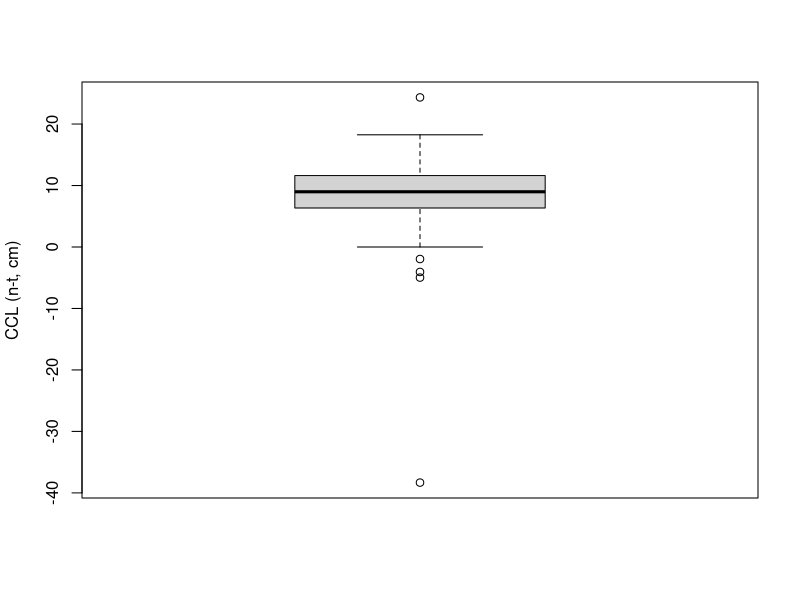
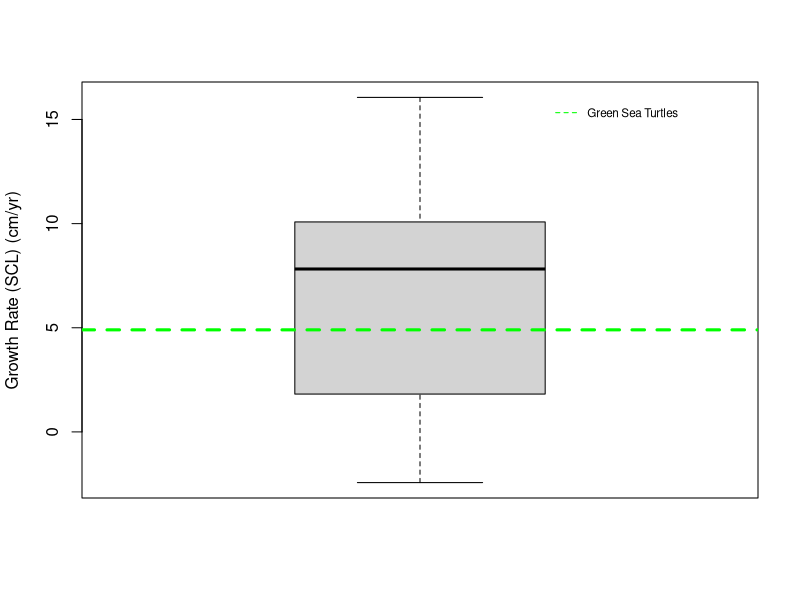
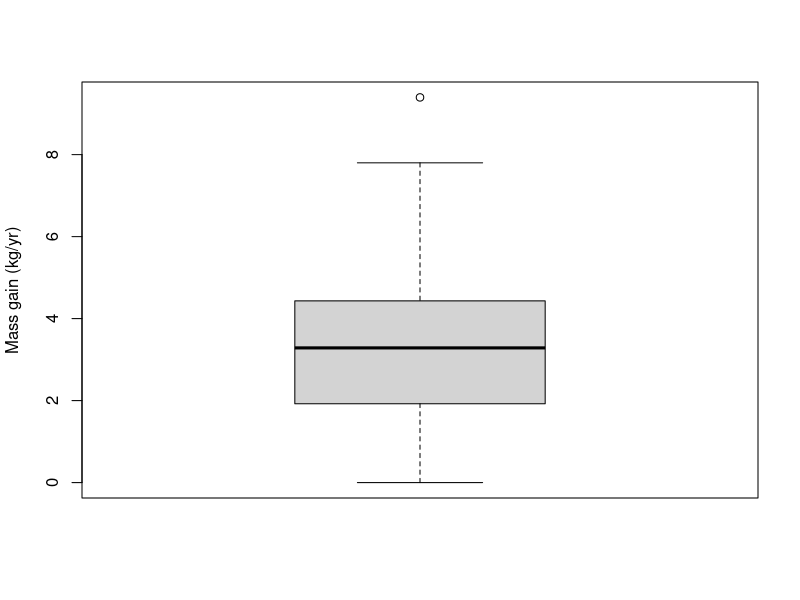

Recreate these plots in R, in order.
# Script for Final_Project
# Yin Zhou
# April 20, 2019


#########
#install.packages("zoo")
#install.packages('ggmap')

library("dplyr")
library("ggplot2")
library(lubridate)
#library(ggmap)
#library(zoo)

getwd()

#set working directory
#setwd("./Final_Project/Assignment09/")

#function for calculate growth rate
growthRate <- function(individualData) {
    #index for max and min
    max_idx <- which.max(individualData[ ,2])
    min_idx <- which.min(individualData[ ,2])
    #make sure it is not integer(0)
    if (length(max_idx) == 0 | length(min_idx) == 0) {
        return(0)
    }
    #if max_idx = min_idx, then there is no difference, return 0 which is not used to calculate our growth rate; else, calculate the growth rate
    if (max_idx == min_idx) {
        return(0)
    } else {
        #amount of growth
        difference_n <- (individualData[max_idx,2]-individualData[min_idx,2])
        #duration of time
        days_num <- as.integer(difftime(individualData[max_idx,1], individualData[min_idx,1], units=c("days") ) )
        
        growth_rate <- (difference_n/days_num)
        
        # give back the growth rate as result
        return(growth_rate)
    }
    
}

#import data
hawksbillData <- read.csv("AnegadaGrowth_toDryad.csv", stringsAsFactors = F)

#
#Anegada
#require(maps)
#d = data.frame(map(database="italy", plot=F)[c("x", "y")])
#map <- get_map(location = 'Anegada', zoom = 7)



#rows with CCLnt, SCL and Weight is NA
naRows_3 <- which(is.na(hawksbillData$CCLnt) & is.na(hawksbillData$SCL) & is.na(hawksbillData$Weight))

#data without CCLnt, SCL and Weight is NA
hawksbillnewData <- hawksbillData[-naRows_3, ]

#count the times individual hawksbill sea turtle been recorded
hawksbillCount <- hawksbillnewData %>% count(ID)
#hawksbill sea turtle ID appear more than once
hawksbillID <- hawksbillCount[which(hawksbillCount$n > 1), ]
#hawksbill sea turtle who appear more than once data 
hawksbillData1 <- hawksbillnewData[which(hawksbillnewData$ID %in% hawksbillID$ID), ]

#convert date from character to "POSIXct" "POSIXt" 
hawksbillData_withDate <- hawksbillData1
hawksbillData_withDate$Date <- parse_date_time(hawksbillData1$Date, order = "dby")

#Pre-allocation
hawksbillID$CCLnt_GR <- 0
hawksbillID$SCL_GR <- 0
hawksbillID$Weight_GR <- 0

rownum <- nrow(hawksbillID)

#loop and calculate growth rate(/day)
for (i in 1:rownum) {
    #extract rows for certain ID
    selectpart <- hawksbillData_withDate[which(hawksbillData_withDate$ID == hawksbillID$ID[i]),]
    #calculate
    hawksbillID$CCLnt_GR[i] <- growthRate(selectpart[ , c(1,3)])
    hawksbillID$SCL_GR[i] <- growthRate(selectpart[ , c(1,4)])
    hawksbillID$Weight_GR[i] <- growthRate(selectpart[ , c(1,5)])
}

#growth rate (/year)
hawksbillID$CCLnt_GR <- (hawksbillID$CCLnt_GR * 365)
hawksbillID$SCL_GR <- (hawksbillID$SCL_GR * 365)
hawksbillID$Weight_GR <- (hawksbillID$Weight_GR * 365)

#boxplot for growth rates
b1 <- boxplot(hawksbillID$CCLnt_GR, ylab="CCL (n-t, cm)")

b2 <- boxplot(hawksbillID$SCL_GR, ylab="Growth Rate (SCL) (cm/yr)")
abline(h = 4.9, col="green", lwd=3, lty=2)
legend(1.2, 16, legend="Green Sea Turtles", lty=2, col="green",box.lty=0, cex=0.7)

b3 <- boxplot(hawksbillID$Weight_GR, ylab="Mass gain (kg/yr)")


#plot mass against carapace length(CCL)
Scatter1 <- ggplot(hawksbillData, aes(x=CCLnt, y=Weight)) + geom_point() + geom_smooth(lty="dotted", col="black") + xlab("CCL (n-t, cm)") + ylab("Mass (kg)")

#Mean CCL for each turtle
CCLmean <- summarise(group_by(hawksbillData, ID), MeanCCL = mean(CCLnt, na.rm=T))
#histogram
H1 <- ggplot(data=CCLmean, aes(MeanCCL)) + geom_histogram(bins = 20) + xlab("CCL (n-t, cm)") + ylab("frequency")
